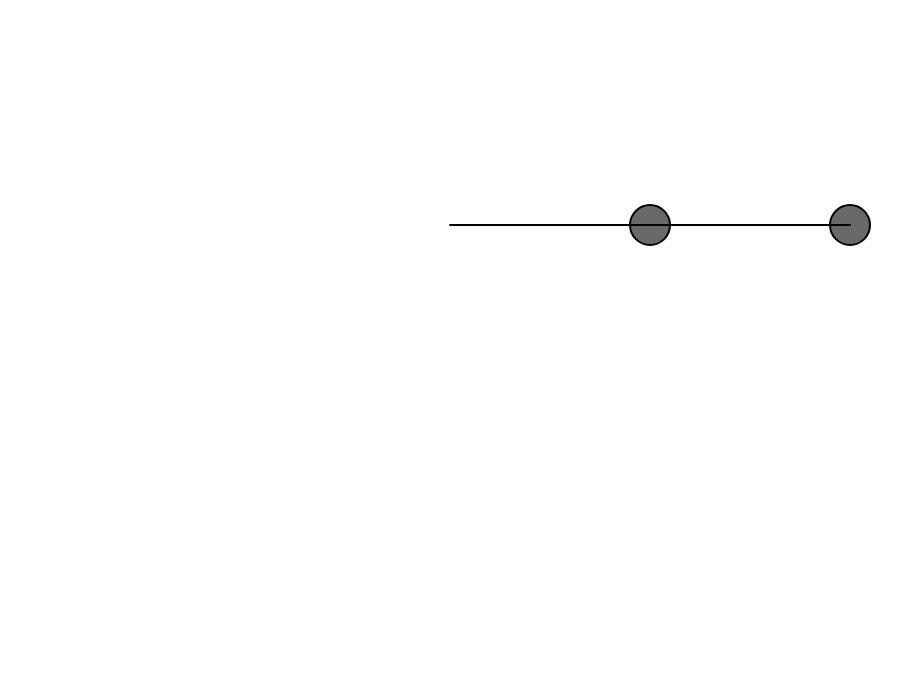
Frame 1 (no input)
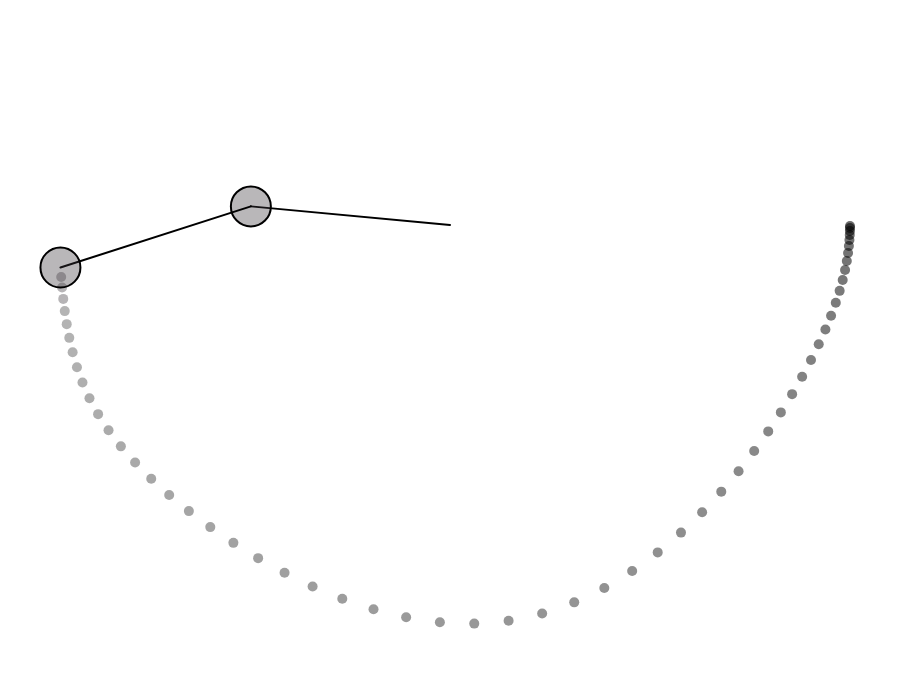
Frame 60 (no input)
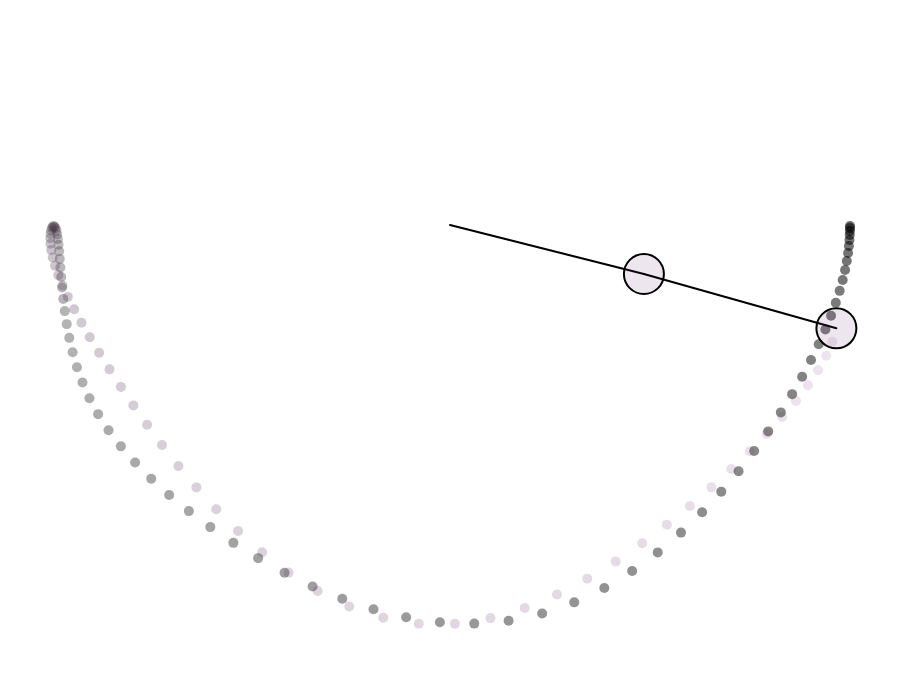
Frame 120 (the mouse pressed at the canvas centre since frame 60)

The p5.js sketch that drew these frames (run headless with seeded random() and noise() and a simulated clock; from frame 60 on, the mouse is pressed at the canvas centre):

// p5.js sketch
// ── sketch.js
//Double Pendulum simulation
// Variables de control para la función de colores
var backcolor1 = 0, backcolor2 = 0, backcolor3 = 0, fade = 150;
var c1 = 0, c2 = 0, c3 = 0, c4 = 0;
var rr, rg, rb;
// Variables de control para los offsets de los canvas
var offx = 900/2;
var offy = 225;
// Variable de longitud de los dos péndulos
var r1 = 200;
var r2 = 200;
// Masas de los péndulos
var m1 = 40;
var m2 = 40;
// Velocidad de los péndulos
var a1_v = 0;
var a2_v = 0;
// Aceleración de los péndulos
var a1, a2;
// Variable global de la gravedad
var g = 1;

function setup(){
   a1 = PI/2;
   a2 = PI/2;
   rr = random(0, 255);
   rg = random(0, 255);
   rb = random(0, 255)
  createCanvas(900, 700);
  cv = createGraphics(900, 700);
  cv.background(255);
}

function draw(){

  var num1 = -g * (2 * m1 + m2) * sin(a1);
  var num2 = -m2 * g * sin(a1 - 2 * a2);
  var num3 = -2 * sin(a1-a2) * m2;
  var num4 = a2_v * a2_v * r2 + a1_v * a1_v * r1 * cos(a1 - a2);
  var den1 = r1 * (2 * m1 + m2 - m2 * cos(2 * a1 - 2 * a2));

  var a1_a = (num1 + num2 + num3 * num4) / den1;

  var num5 = 2 * sin(a1-a2);
  var num6 = (a1_v * a1_v * r1 * (m1 + m2));
  var num7 = g * (m1 + m2) * cos(a1);
  var num8 = a2_v * a2_v * r2 * m2 * cos(a1-a2);
  var den2 = r2 * (2 * m1 + m2 - m2 * cos(2 * a1 - 2 * a2));

  var a2_a = (num5 * (num6 + num7 + num8)) / den2;

  background(0);
  image(cv, 0, 0);
  stroke(0);
  strokeWeight(2);

  translate(offx, offy);

  var x1 = r1 * sin(a1);
  var y1 = r1 * cos(a1);

  var x2 = x1 + r2 * sin(a2);
  var y2 = y1 + r2 * cos(a2);

  fill(backcolor1, backcolor2, backcolor3, fade);
  line(0, 0, x1, y1);
  ellipse(x1, y1, m1, m1);

  line(x1, y1, x2, y2);
  ellipse(x2, y2, m2, m2);

  a1_v += a1_a;
  a2_v += a2_a;
  a1 += a1_v;
  a2 += a2_v;

push();
  cv.strokeWeight(10);
  cv.stroke(backcolor1, backcolor2, backcolor3, fade);
  if(frameCount > 1){
    cv.point(x2 + offx, y2 + offy);
  }
pop();

color_loop_fade();

}

function color_loop_fade(){
  // Rojo
  if(backcolor1 < rr){
  backcolor1++;
  c1++;
  }else{
   backcolor1--;
   c1++;
  }
  if(c1 == 200){
    c1 = 0;
    rr = random(255);
    // Verde
  }if(backcolor2 < rg){
  backcolor2++;
  c2++;
  }else{
   backcolor2--;
   c2++;
  }
  if(c2 == 200){
    c2 = 0;
    rg = random(255);
  }
  // Azul
  if(backcolor3 < rb){
  backcolor3++;
  c3++;
  }else{
   backcolor3--;
   c3++;
  }
  if(c3 == 200){
    c3 = 0;
    rb = random(255);
  }
  if(fade > c4){
    fade--;
  }else{
    fade = 150;
  }
}
